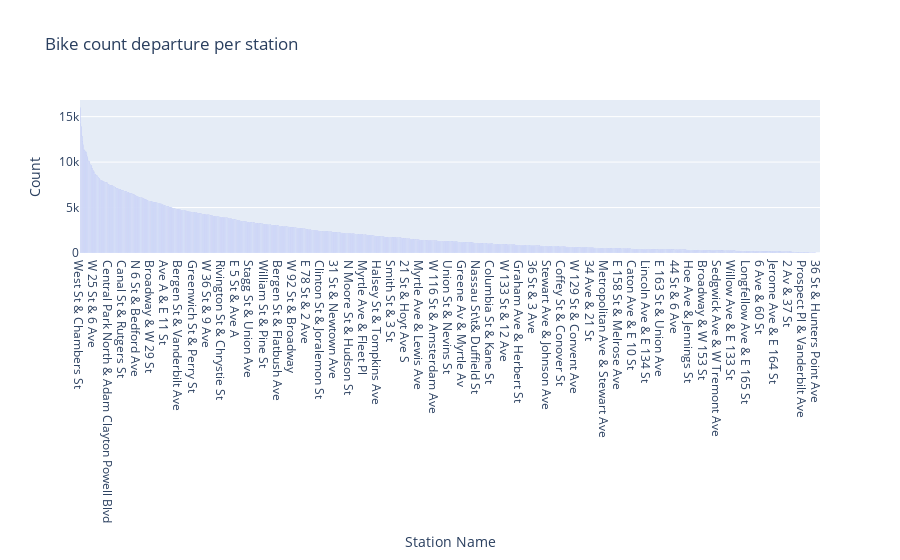

The code cell stored with this chart in its notebook:
### Code cell
px.bar(x=bike_data["Start Station Name"].value_counts().index,
       y=bike_data["Start Station Name"].value_counts().values,
       labels={'x':'Station Name',"y":"Count"},
       title="Bike count departure per station")

### Figure 1 — Plotly figure (JSON) as saved in the notebook; plotly's stock layout.template omitted (floating-point values rounded to 4 significant figures; data arrays with more than 128 entries replaced by an {"elided": "..."} marker saying what was removed)
{"data": [{"alignmentgroup": "True", "hovertemplate": "Station Name=%{x}<br>Count=%{y}<extra></extra>", "legendgroup": "", "marker": {"color": "#636efa", "pattern": {"shape": ""}}, "name": "", "offsetgroup": "", "orientation": "v", "showlegend": false, "textposition": "auto", "type": "bar", "x": {"elided": "1566 str values"}, "xaxis": "x", "y": {"elided": "1566 int values"}, "yaxis": "y"}], "layout": {"barmode": "relative", "legend": {"tracegroupgap": 0}, "title": {"text": "Bike count departure per station"}, "xaxis": {"anchor": "y", "domain": [0, 1], "title": {"text": "Station Name"}}, "yaxis": {"anchor": "x", "domain": [0, 1], "title": {"text": "Count"}}}}
